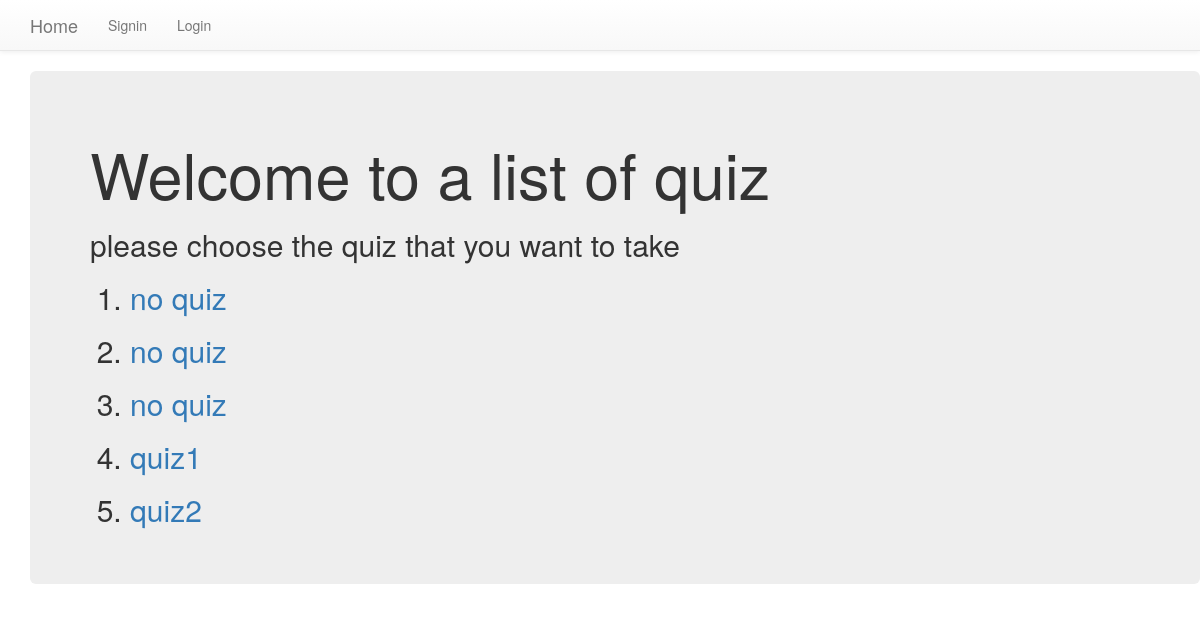
/quizstudentList/, run on an earlier commit of the app's database.
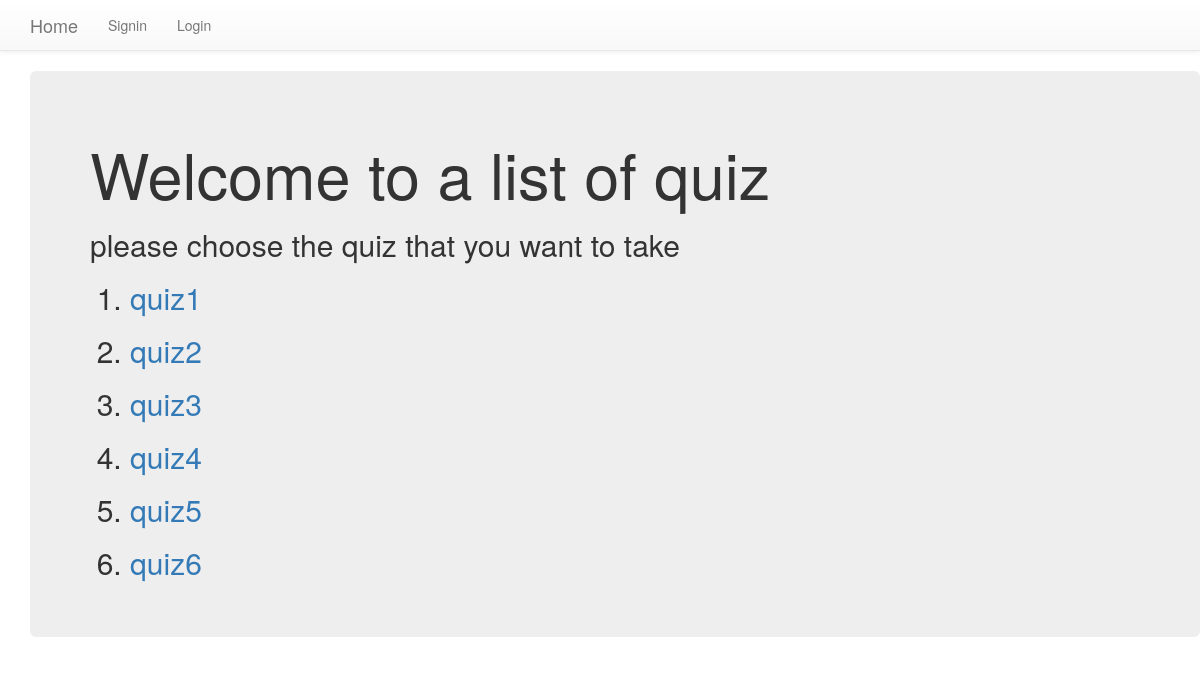
And on a later commit of the database.
### quiz/models.py (models this page shows, shortened)
class quizz(models.Model):
    name=models.CharField(max_length=20)

### quiz/views.py (the view)
# urls.py: path('quizstudentList/',views.QuizStudentListView.as_view(),name="studentlist"),
class QuizStudentListView(ListView):
    context_object_name="quiz"
    model=quizz
    template_name="quizzstudent_list.html"

### quiz/templates/quizzstudent_list.html (shortened to what this page needs)
{% extends 'base.html' %}
{% block body_block %}
<div class="container jumbotron">
    <h1>Welcome to a list of quiz </h1>
    <h2>please choose the quiz that you want to take</h2>
    <ol>
        {% for q in quiz %}
        <h2><li><a href="{{q.id}}">{{q.name}}</a></li></h2>
        {% endfor %}
    </ol>
</div>
{% endblock %}

### quiz/templates/base.html (shortened to what this page needs)
<!DOCTYPE html>
<html>
    <head>
          <link rel="stylesheet" href="https://maxcdn.bootstrapcdn.com/bootstrap/3.3.7/css/bootstrap.min.css">
          <link rel="stylesheet" href="https://maxcdn.bootstrapcdn.com/bootstrap/3.3.7/css/bootstrap-theme.min.css">
    </head>
    <body>
        <nav class="navbar navbar-default navbar-static-top">
            <div class="container">
                <ul class="nav navbar-nav">
                    <li><a class="navbar-brand" href="#">Home</a></li>
                    <li><a class="navbar-link" href="{% url 'signin' %}">Signin</a></li>
                    {% if user.is_authenticated %}
                    <li><a class="navbar-link" href="{% url 'login' %}">Logout</a></li>
                    <li><a class="navbar-link" href="{% url 'login' %}">Login</a></li>
                    {% else %}
                    <li><a class="navbar-link" href="{% url 'login' %}">Login</a></li>
                    {% endif %}
                </ul>
            </div>
        </nav>
        <div class="container">
            {% block body_block %}
            {% endblock %}
        </div>
    </body>
</html>

What changed in the data, as far as the page shows it:
removed quizz: name "no quiz"
removed quizz: name "no quiz"
removed quizz: name "no quiz"
added quizz: name "quiz3"
added quizz: name "quiz4"
added quizz: name "quiz5"
added quizz: name "quiz6"
